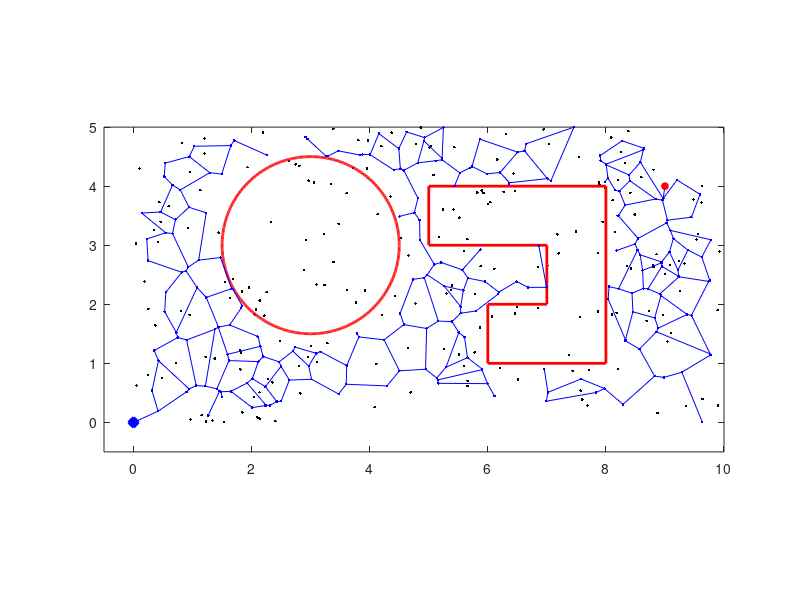

MATLAB code to generate this figure: (Note: this script raises an error after producing the figure.)
clear;

%%
% number of samples
num_sample = 200;

% map size
x_min = 0; x_max = 10;
y_min = 0; y_max = 5;

% starting point
xy_start = [0 0];
xy_dest  = [9 4];

% spread num_sample random points over the map area
xn=rand(1,num_sample)*(x_max-x_min) + x_min;
yn=rand(1,num_sample)*(y_max-y_min) + y_min;

% divide region using voronoi
[vx,vy] = voronoi(xn,yn); 

% reject points outside the map region
idx = (vx(1,:) < x_min) | (vx(2,:) < x_min);
vx(:,idx) = [];
vy(:,idx) = [];
idx = (vx(1,:) > x_max) | (vx(2,:) > x_max);
vx(:,idx) = [];
vy(:,idx) = [];
idx = (vy(1,:) < y_min) | (vy(2,:) < y_min);
vx(:,idx) = [];
vy(:,idx) = [];
idx = (vy(1,:) > y_max) | (vy(2,:) > y_max);
vx(:,idx) = [];
vy(:,idx) = [];

% circular obstacle
th=0:0.01:2*pi;
c_cx = 3; c_cy = 3; c_r = 1.5;
xc=c_r*cos(th)+c_cx;
yc=c_r*sin(th)+c_cy;

% polygon obstacle
xv = [6; 8; 8; 5; 5; 7; 7; 6; 6]; 
yv = [1; 1; 4; 4; 3; 3; 2; 2; 1];

% draw sampling points & obstacles
figure(1); clf; 
plot(xn,yn,'k.'); 
hold on;
plot(xc,yc,'r-','LineWidth',2); 
plot(xv,yv,'r-','LineWidth',2);
axis equal;
axis([x_min-0.5 x_max y_min-0.5 y_max]);
plot(vx,vy,'b-');

%%
% remove vertices inside the circular object
vx1=vx(1,:);
vy1=vy(1,:);
r_sq = (vx1-c_cx).^2+(vy1-c_cy).^2;
idx1=(r_sq < c_r^2);

vx2=vx(2,:);
vy2=vy(2,:);
r_sq = (vx2-c_cx).^2+(vy2-c_cy).^2;
idx2=(r_sq < c_r^2);

idx= or(idx1,idx2);
vx(:,idx)=[]; 
vy(:,idx)=[];

% remove vertices inside the polygon
vx1=vx(1,:);
vy1=vy(1,:);
in = inpolygon(vx1,vy1,xv,yv);
vx(:,in)=[];
vy(:,in)=[];

vx2=vx(2,:);
vy2=vy(2,:);
in = inpolygon(vx2,vy2,xv,yv);
vx(:,in)=[];
vy(:,in)=[];

% add start & destination points to the graph
vx1d = vx(:);
vy1d = vy(:);
dr = kron(ones(length(vx1d),1),xy_start) - [vx1d vy1d];
[~,min_id] = min(sum(dr.^2,2));
vx = [vx [xy_start(1); vx1d(min_id)]];
vy = [vy [xy_start(2); vy1d(min_id)]];

dr = kron(ones(length(vx1d),1),xy_dest) - [vx1d vy1d];
[~,min_id] = min(sum(dr.^2,2));
vx = [vx [xy_dest(1); vx1d(min_id)]];
vy = [vy [xy_dest(2); vy1d(min_id)]];


% draw voronoi after removing points in the obstacles
figure(1); clf; 
plot(xn,yn,'k.'); 
hold on;
plot(xc,yc,'r-','LineWidth',2); 
plot(xv,yv,'r-','LineWidth',2);
axis equal;
plot(vx,vy,'b.-'); 
axis([x_min-0.5 x_max y_min-0.5 y_max]);
plot(xy_start(1),xy_start(2),'bx','MarkerSize',5,'LineWidth',5);
plot(xy_dest(1),xy_dest(2),'ro','MarkerSize',5,'MarkerFacecolor','red');

%% construct graph
xy_1 = [vx(1,:); vy(1,:)];
xy_2 = [vx(2,:); vy(2,:)];
xy_12 = [xy_1 xy_2]';
[node_coord,~,node_index]=unique(xy_12,'rows');
st_node_index = node_index(1:length(vx));
ed_node_index = node_index(length(vx)+1:end);
dst_edges = sqrt(sum((xy_1-xy_2).^2));
st_node = node_index(length(vx)-1);
ed_node = node_index(length(vx));

row = [st_node_index(:); ed_node_index(:)];
col = [ed_node_index(:); st_node_index(:)];
val = kron([1;1],dst_edges(:));
G_path_graph = graph(row,col,val);

%% calculate optimal path and plot the path
[opt_path_idx,opt_dst] = shortestpath(G_path_graph,st_node,ed_node);
opt_path = node_coord(opt_path_idx,:);

% draw voronoi after removing points in the obstacles
figure(1); clf; 
plot(xn,yn,'k.'); 
hold on;
plot(xc,yc,'r-','LineWidth',2); 
plot(xv,yv,'r-','LineWidth',2);
axis equal;
plot(vx,vy,'b.-'); 
axis([x_min-0.5 x_max y_min-0.5 y_max]);
plot(xy_start(1),xy_start(2),'bx','MarkerSize',5,'LineWidth',5);
plot(xy_dest(1),xy_dest(2),'ro','MarkerSize',5,'MarkerFacecolor','red');
plot(opt_path(:,1),opt_path(:,2),'g-','LineWidth',2);